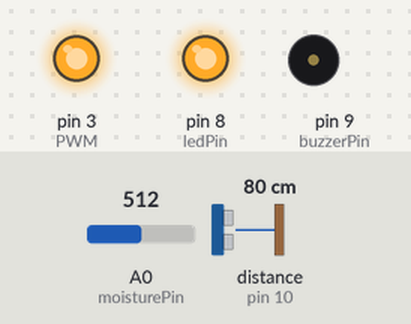
Recording of a sketch running on a simulated Arduino Uno, built with avr-gcc and run on an emulated ATmega328P. Shown: output pins drawn as LEDs (lit = HIGH), buzzer (waves = sounding). The inputs (shaded band) are chosen by the test bench; at power-on: distance to the obstacle (sensor on pin 10) 80 cm, A0 (moisturePin) = 512. The echo pulse lasts 58.3 µs per cm; pins used as bus, display or sensor lines are not drawn; what the sketch prints to the serial monitor is not drawn.

Above: at 18.0 s.
18.1 s: distance to the obstacle (sensor on pin 10) set to 9 cm
At 25.5 s:
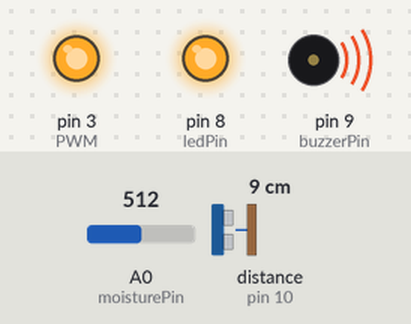
32.4 s: distance to the obstacle (sensor on pin 10) set to 6 cm
At 45.2 s:
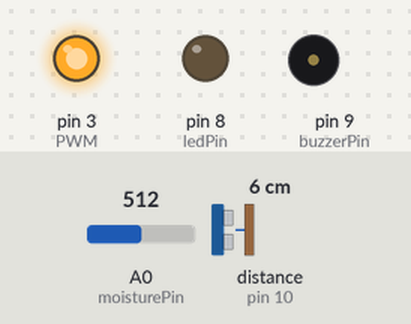
Timing chart, 0 to 64.9 s (numbered marks = the images above; inputs shaded):
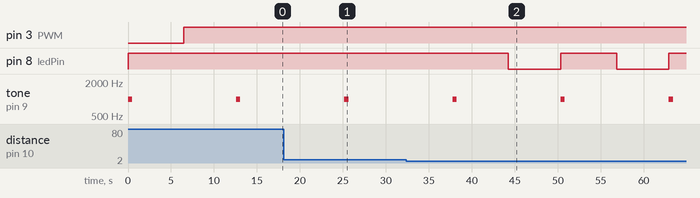

The sketch:

SoilMoistureBucketTest.ino
```cpp
// === CONFIGURATION ===
const bool testMode = true;  // <-- set to true to force LED & buzzer ON for testing

// === PIN DEFINITIONS ===
const int moisturePin = A0;
const int trigPin = 7;
const int echoPin = 10;
const int ledPin = 8;
const int buzzerPin = 9;
const int PWM = 3;

// === THRESHOLDS ===
const int dryThreshold = 60;           // based on your calibration
const int minWaterHeight = 6;          // cm
const int measurementInterval = 6000; // 60 seconds

// === FUNCTIONS ===
long readUltrasonicCM() {
  digitalWrite(trigPin, LOW);
  delayMicroseconds(2);
  digitalWrite(trigPin, HIGH);
  delayMicroseconds(10);
  digitalWrite(trigPin, LOW);

  long duration = pulseIn(echoPin, HIGH);
  return duration * 0.034 / 2;
}

void playBuzzer() {
  tone(buzzerPin, 1000, 500);  // 1 kHz for 500 ms
  delay(500);
  noTone(buzzerPin);
}

// === SETUP ===
void setup() {
  Serial.begin(9600);
  pinMode(trigPin, OUTPUT);
  pinMode(echoPin, INPUT);
  pinMode(ledPin, OUTPUT);
  pinMode(buzzerPin, OUTPUT);
  digitalWrite(ledPin, LOW);

}

// === LOOP ===
void loop() {
  if (testMode) {
    Serial.println("🧪 TEST MODE ACTIVE: LED and buzzer will turn ON every loop");
    digitalWrite(ledPin, HIGH);
    playBuzzer();
    delay(measurementInterval);
    analogWrite(PWM, 255);
    //return;
  }

  // Read soil moisture
  int moistureValue = analogRead(moisturePin);
  Serial.print("Soil Moisture Reading: ");
  Serial.print(moistureValue);
  if (moistureValue <= dryThreshold) {
    Serial.println(" → Dry");
  } else {
    Serial.println(" → Moist");
  }

  // Read ultrasonic sensor
  long waterHeight = readUltrasonicCM();
  Serial.print("Water Height (cm): ");
  Serial.println(waterHeight);

  // Water low = LED ON
  if (waterHeight > minWaterHeight) {
    digitalWrite(ledPin, HIGH);
    Serial.println("⚠️ Bucket water is LOW — LED ON");
  } else {
    digitalWrite(ledPin, LOW);
    Serial.println("✅ Bucket water is OK — LED OFF");
  }

  // Trigger buzzer if dry + water is available
  if (moistureValue <= dryThreshold && waterHeight >= minWaterHeight) {
    Serial.println("💧 Soil is dry AND water is available — Buzzer ON");
    playBuzzer();
  } else {
    Serial.println("🔁 No watering needed or water unavailable.");
  }

  delay(measurementInterval);
}
```

Measured:
- the behaviour switches between 8 and 7 cm on distance to the obstacle (sensor on pin 10) (found by bisection; images 1 and 2)
- after the input at 32.4 s, pin 8 (ledPin): alternates HIGH for 6.5 s and LOW for 6.1 s, starting after 11.9 s
- by itself, tone on pin 9 (buzzerPin): alternates 1000 Hz for 0.50 s and silent for 12.1 s
